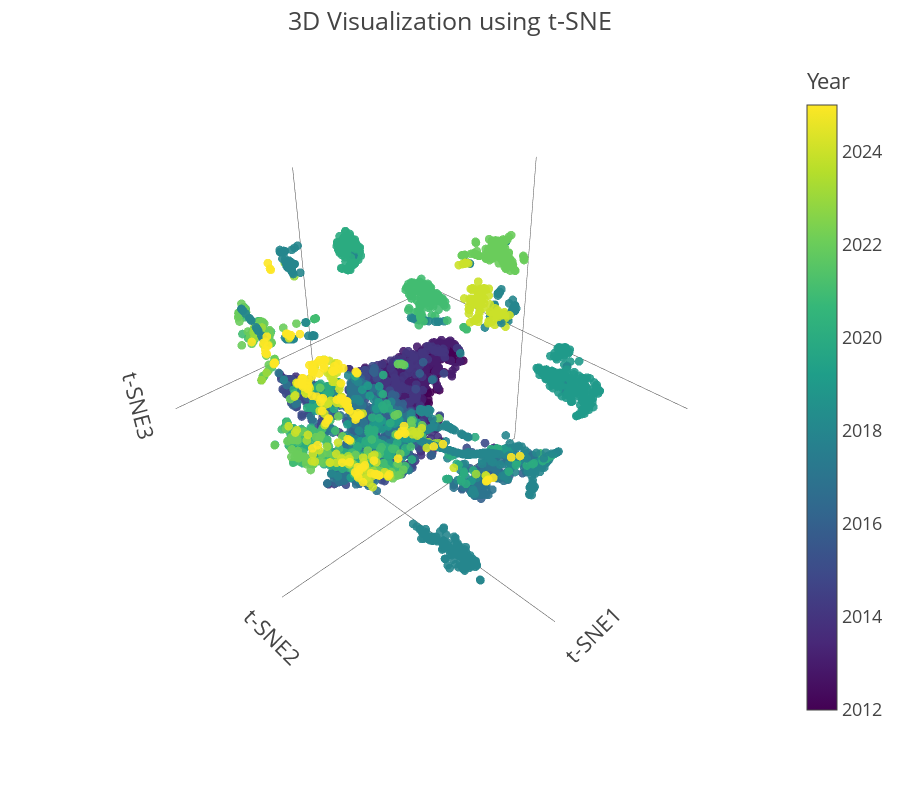

Notebook code cell kept with this figure:
### Code cell
# t-SNE dimensionality reduction
tsne = TSNE(n_components=3, random_state=2225, perplexity=100, n_iter=1000)
tsne_results = tsne.fit_transform(df_scaled)

# Plot using the function
plot_3d_embedding(df_scaled, tsne_results, method_name='t-SNE')

### Figure 1 — Plotly figure (JSON) as saved in the notebook; plotly's stock layout.template omitted (floating-point values rounded to 4 significant figures; data arrays with more than 128 entries replaced by an {"elided": "..."} marker saying what was removed)
{"data": [{"hovertemplate": "t-SNE1=%{x}<br>t-SNE2=%{y}<br>t-SNE3=%{z}<br>Year=%{marker.color}<extra></extra>", "legendgroup": "", "marker": {"color": {"elided": "4451 float values"}, "coloraxis": "coloraxis", "opacity": 0.9, "size": 3, "symbol": "circle"}, "mode": "markers", "name": "", "scene": "scene", "showlegend": false, "type": "scatter3d", "x": {"elided": "4451 float values"}, "y": {"elided": "4451 float values"}, "z": {"elided": "4451 float values"}}], "layout": {"coloraxis": {"colorbar": {"title": {"text": "Year"}}, "colorscale": [[0, "#440154"], [0.1111, "#482878"], [0.2222, "#3e4989"], [0.3333, "#31688e"], [0.4444, "#26828e"], [0.5556, "#1f9e89"], [0.6667, "#35b779"], [0.7778, "#6ece58"], [0.8889, "#b5de2b"], [1, "#fde725"]]}, "height": 800, "legend": {"tracegroupgap": 0}, "margin": {"t": 60}, "scene": {"aspectmode": "cube", "bgcolor": "white", "domain": {"x": [0, 1], "y": [0, 1]}, "xaxis": {"showgrid": false, "showticklabels": false, "title": {"text": "t-SNE1"}}, "yaxis": {"showgrid": false, "showticklabels": false, "title": {"text": "t-SNE2"}}, "zaxis": {"showgrid": false, "showticklabels": false, "title": {"text": "t-SNE3"}}}, "title": {"text": "3D Visualization using t-SNE"}}}
